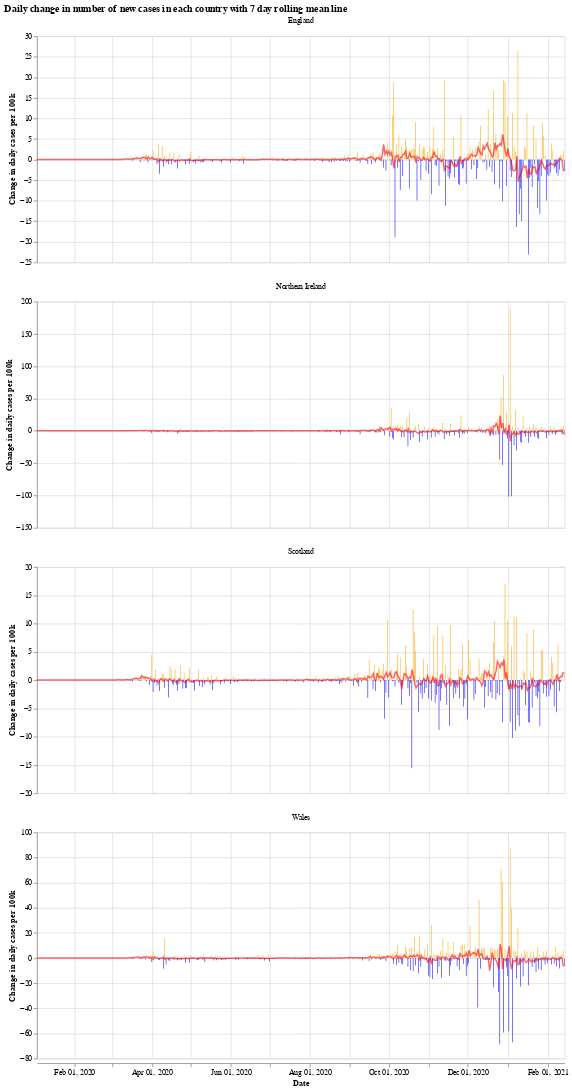

Notebook cell for this chart:
### Markdown cell above
We will use the Python library `Altair` for visualising the data, see the [altair docs](https://altair-viz.github.io/) for more information.

First we have a graph which shows the daily change in the number of new cases for each country. This number jumps up and down all over the place, which is likely due to delay in reporting of new cases over the weekend. Another interesting thing is that it looks like the daily cases in Wales experienced a much shorter period of calm over the summer (calm in the sense of daily cases not jumping up and down).

The orange bars are days when the number of new cases (per 100k population) was more than the previous day, while the blue are days when the number of new cases dropped. The red line is the 7 day moving average. 

When the moving average line is below 0, it means that there is a consistent drop in new cases. We can see this clearly happening around the times that lockdowns were introduced (though, to varying degrees). I will update the graphs soon with a marker of when each lockdown started.

### Code cell
# collapse
import altair as alt

bars = alt.Chart(uk_cases).mark_bar().encode(
    x=alt.X("yearmonthdate(date):T", axis=alt.Axis(title='Date')),
    y=alt.Y("casesChangeRate:Q", axis=alt.Axis(title='Change in daily cases per 100k')),
    tooltip='casesChange',
    color=alt.condition(
        alt.datum.casesChangeRate > 0,
        alt.value("orange"),  # The positive color
        alt.value("blue")  # The negative color
    )
).properties(title='Daily change in number of new cases with 7 day rolling mean',width=700).interactive()

line = alt.Chart(uk_cases).mark_line(
    color='red',
    size=2,
    opacity=0.6
).transform_window(
    rolling_mean='mean(casesChangeRate)',
    frame=[0, 7],
    groupby=['areaName']
).encode(
    x='yearmonthdate(date):T',
    y='rolling_mean:Q'
)

alt.layer(bars, line, data=uk_cases).facet(alt.Column(
    'areaName', title=''), columns=1).resolve_scale(y='independent').properties(title='Daily change in number of new cases in each country with 7 day rolling mean line')

### Figure 1 — Vega-Lite specification as saved in the notebook (floating-point values rounded to 4 significant figures; data arrays with more than 128 entries replaced by an {"elided": "..."} marker saying what was removed)
{"config": {"view": {"continuousWidth": 400, "continuousHeight": 300}}, "data": {"name": "data-36aeba1c6a9f1351d49206361ffe6f1f"}, "facet": {"type": "nominal", "field": "areaName", "title": ""}, "spec": {"layer": [{"mark": "bar", "encoding": {"color": {"condition": {"value": "orange", "test": "(datum.casesChangeRate > 0)"}, "value": "blue"}, "tooltip": {"type": "quantitative", "field": "casesChange"}, "x": {"type": "temporal", "axis": {"title": "Date"}, "field": "date", "timeUnit": "yearmonthdate"}, "y": {"type": "quantitative", "axis": {"title": "Change in daily cases per 100k"}, "field": "casesChangeRate"}}, "selection": {"selector001": {"type": "interval", "bind": "scales", "encodings": ["x", "y"]}}, "title": "Daily change in number of new cases with 7 day rolling mean", "width": 700}, {"mark": {"type": "line", "color": "red", "opacity": 0.6, "size": 2}, "encoding": {"x": {"type": "temporal", "field": "date", "timeUnit": "yearmonthdate"}, "y": {"type": "quantitative", "field": "rolling_mean"}}, "transform": [{"window": [{"op": "mean", "field": "casesChangeRate", "as": "rolling_mean"}], "frame": [0, 7], "groupby": ["areaName"]}]}]}, "columns": 1, "resolve": {"scale": {"y": "independent"}}, "title": "Daily change in number of new cases in each country with 7 day rolling mean line", "$schema": "https://vega.github.io/schema/vega-lite/v4.8.1.json", "datasets": {"data-36aeba1c6a9f1351d49206361ffe6f1f": {"elided": "1632 records"}}}
